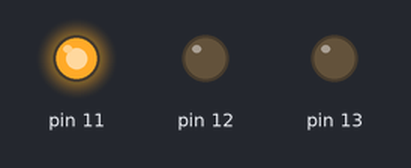
This sketch was run on a simulated Arduino Uno, built with avr-gcc and run on an emulated ATmega328P. Parts: output pins drawn as LEDs (lit = HIGH).

Above: at 0.2 s.
At 0.6 s:
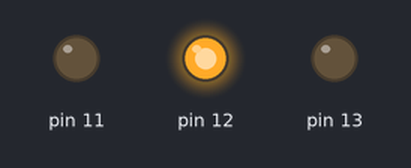
At 2.2 s:
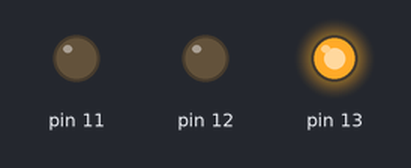
Timing chart, 0 to 3.0 s (numbered marks = the images above):
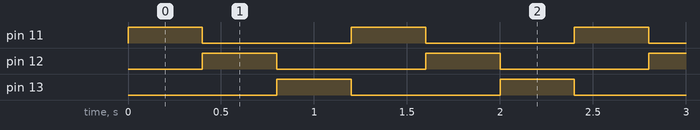

Measured:
- by itself, pin 11–13: alternates HIGH for 0.40 s and LOW for 0.80 s
- by itself, everything shown: repeats every 1.2 s, in 4 steps

The sketch:

light_test.ino
```cpp
int leds[] = {13, 12, 11};

void setup () {
  for (int i=11;i<=13;i++) {
    pinMode(i, OUTPUT);
  }
}

void loop () {
  for (int i=11;i<=13;i++) {
    digitalWrite(i, HIGH);
    delay(400);
    digitalWrite(i, LOW);
  }
}
```
